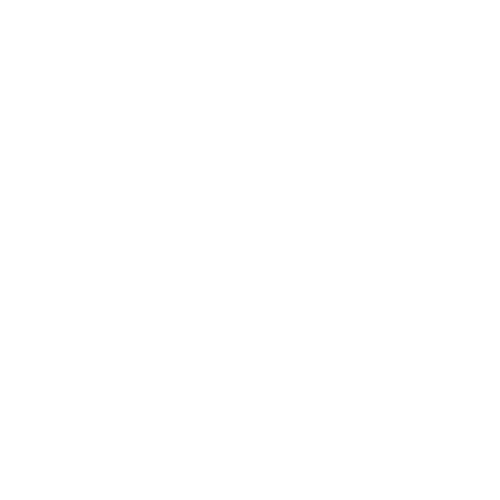
Frame 1 (no input)
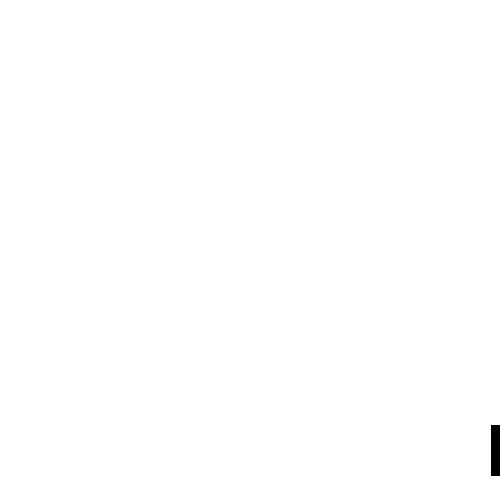
Frame 60 (the mouse pressed at the canvas centre just before this capture)
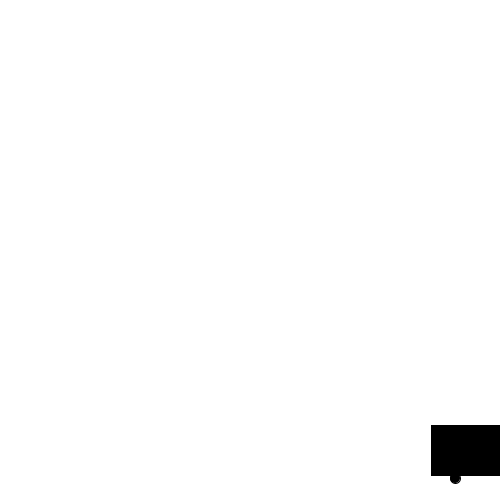
Frame 120 (the mouse held since frame 60 and released just before this capture)

The Processing sketch that drew these frames (run headless with seeded random() and noise(); from frame 60 on, the mouse is pressed at the canvas centre):

// Processing sketch: Rainbow
// ── Rainbow.pde
int xPos = 600;
int yPos = 450;
int busWidth = 100;
int busHeight = 50;
int wheelWidth = 10;


void setup(){
  size(500, 500);
   background(255);
   createRainbow();
}

void draw(){
  background(255);
  
  drawBus();
  
 
}


void drawBus(){
  fill(0);
  rectMode(CENTER);
  // Bus body 
  rect(xPos, yPos,busWidth, busHeight); 

  xPos = (xPos < -100)?600:xPos-1;
  // Bus wheels 
  ellipseMode(CENTER);
  ellipse(xPos - 25, yPos + 28, wheelWidth, wheelWidth);
  ellipse(xPos + 25, yPos + 28, wheelWidth, wheelWidth);
}

void mousePressed(){
   println(mouseX, mouseY); 
}
// ── drawRainbow.pde
int screenHeight = 500;
int screenWidth = 500;
int diameter = 780;

int[] rainbowColors = {0, #9400D3  ,#4B0082 ,#0000FF,#00FF00 ,#FFFF00,#FF7F00,#FF0000};


void createRainbow(){
  ellipseMode(CENTER);
  //for(int i = 7; i > 0; i--){
    fill(rainbowColors[1]);
    ellipse(screenWidth ,screenHeight,  diameter, diameter);
    if(diameter > 0)diameter -= 20;
  
    fill(rainbowColors[2]);
    ellipse(screenWidth ,screenHeight,  diameter, diameter);
    //diameter += 180;
//  }
}  
